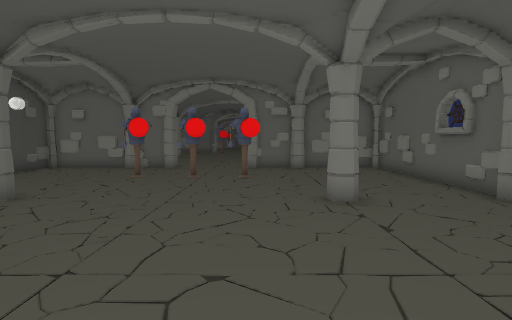
View 1 (above)

13 first-person views from a walk through a 3-D level made in the Unity game engine. The camera is 1.4 m above the floor, tilts 4° down and sees 80° across. The floor is counted in squares, 1 m on a side. Each view is taken from the middle of a square. On the plan, view 1 faces up. The plan holds only what a view shows up to about 14 squares ahead; the rest is blank. The place goes on beyond the plan. The player character is not drawn. Door leaves are left out, so doorways stand open. Some surface patterns are stand-ins.

View 2
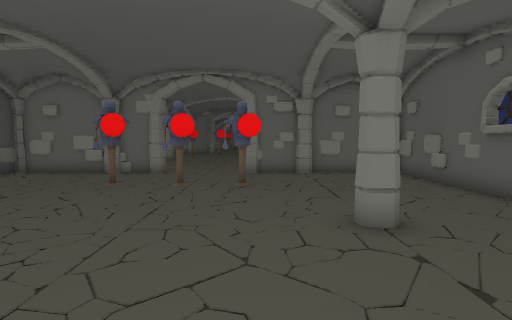

View 3
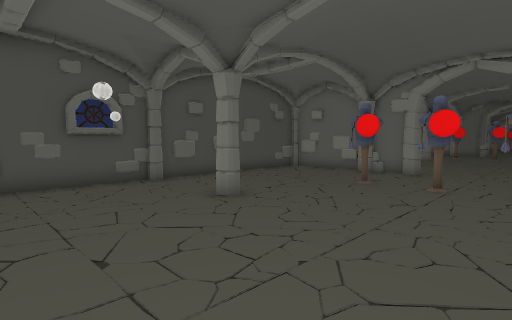

View 4
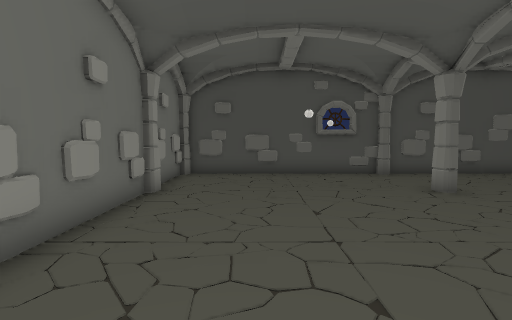

View 5
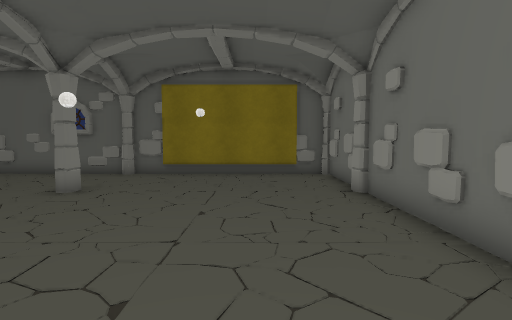

View 6
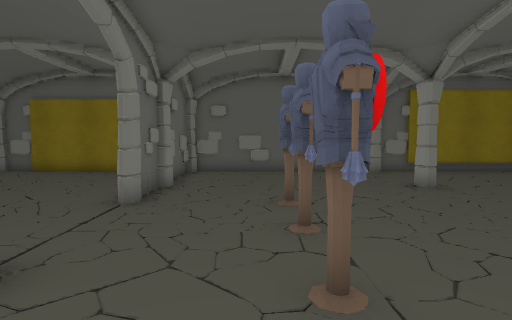

View 7
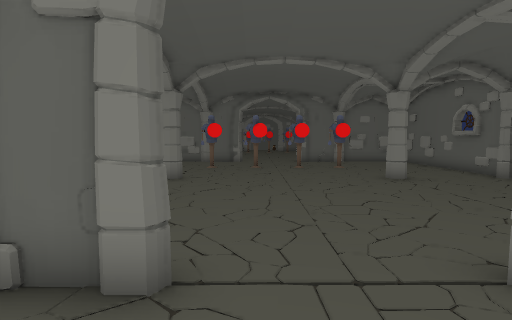

View 8
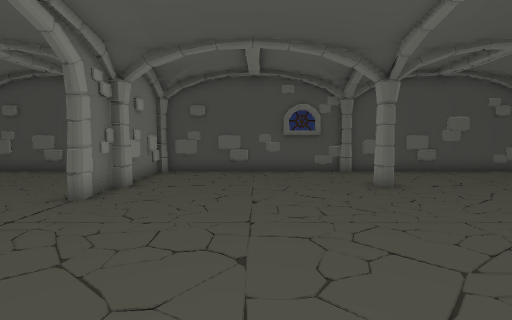

View 9
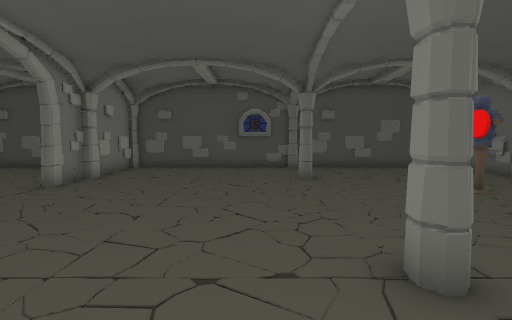

View 10
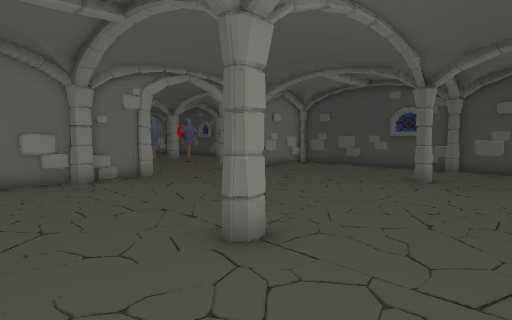

View 11
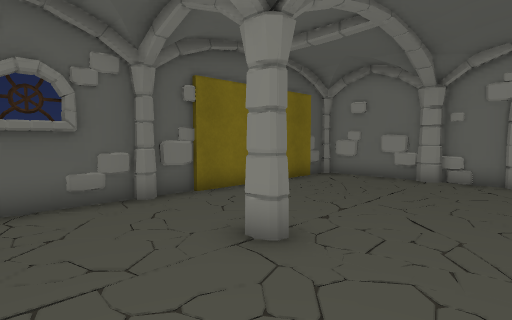

View 12
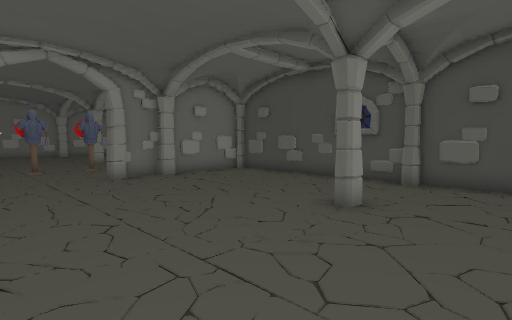

View 13
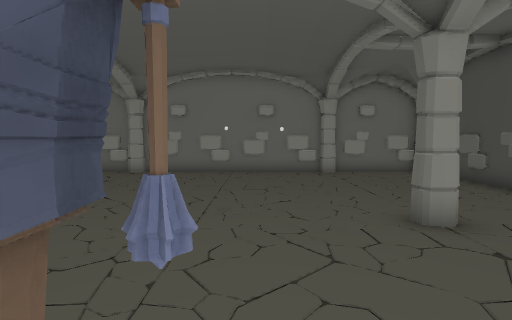

### Floor plan
Points are (right, up) in squares from view 1. A wall is a line through its corners. A room is listed if a view was taken in it or the views show most of it. See-through windows are left out.
Room 1 (views 1, 2, 3, 4, 5, 6, 7, 13)
walls: (-6.2, 7.2) (-5.7, 7.2); (2.3, 6.7) (1.8, 6.7); (-3.1, -0.7) (-2.5, -0.8); (-9.7, 5.8) (-9.8, 4.4); (-9.7, 5.7) (-9.7, 4.8); (5.9, 7.1) (5.9, 14.8) (-0.4, 14.8); (-3.9, 14.7) (-4.4, 14.7); (5.7, 8.9) (5.8, 9.9); (-10, 7.1) (-10, -0.8) (1.8, -0.8); (-3.9, 14.8) (-5.8, 14.8); (0.1, -0.8) (0.6, -0.8); (-9.9, 8.8) (-9.9, 8.3); (2.2, 14.5) (1.7, 14.5); (-6.2, -0.6) (-5.7, -0.6); (-6, 14.8) (-10, 14.8) (-10, 7.3); (2, -0.8) (6, -0.8) (5.9, 7)
low walls: (-1.9, -0.8) (-1.2, -0.7); (-6, 14.7) (-7.2, 14.7); (6, 11.4) (5.9, 12.2)
ways out: open door at (-2.5, 15) to room 2
objects: other object (-5, 11); other object (-4, 11); other object (-3, 11); other object (-2, 11); other object (-1, 11); other object (0, 11)
Room 2 (views 8, 9, 10, 11, 12)
walls: (-6.3, 23.1) (-5.8, 23.1); (-0.4, 15.1) (0.1, 15.1); (-0.4, 14.9) (1.8, 14.9); (-4.4, 15.1) (-3.9, 15.1); (-5.8, 15.3) (-5.3, 14.8); (-5.9, 15.3) (-5.4, 14.9); (2, 15.1) (5.9, 15.1) (6, 15.2); (-5.9, 14.9) (-4, 14.9); (-6.3, 15.1) (-5.8, 15.1); (2.3, 14.9) (5.9, 14.9); (2.4, 14.9) (2.8, 15.2); (-9.7, 21.9) (-9.7, 20.2); (5.9, 23.2) (5.8, 23.9); (5.7, 24.4) (5.7, 25.5); (-9.8, 24.2) (-9.9, 23.6); (-9.9, 24.6) (-9.9, 24.1); (-10, 26.5) (-10, 14.9); (5.9, 15.1) (5.9, 26.1); (-9.8, 14.9) (-6.4, 14.9)
low walls: (2.4, 15) (3.1, 15.1)
ways out: open door at (-2.5, 15) to room 1

Where each view was taken, in squares from view 1:
view 1: 0 up, 0 right, facing up
view 2: 2 up, 0 right, facing up
view 3: 2 up, 0 right, facing up-left
view 4: 2 up, 2 right, facing left
view 5: 2 up, 6 left, facing right
view 6: 12 up, 7 left, facing right
view 7: 12 up, 3 left, facing up
view 8: 19 up, 3 right, facing left
view 9: 21 up, 5 right, facing left
view 10: 26 up, 5 right, facing down-left
view 11: 26 up, 1 left, facing down-right
view 12: 26 up, 0 right, facing down-left
view 13: 12 up, 3 left, facing down
